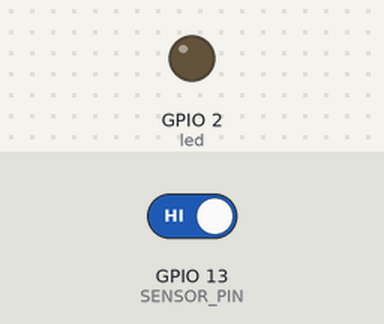
A sketch run on a simulated ESP8266 (NodeMCU). Shown: output pins drawn as LEDs (lit = HIGH). Inputs (shaded band) come from the test bench; at power-on: GPIO 13 (SENSOR_PIN) HIGH. Random numbers use the default seed unless the sketch sets one; what the sketch prints to the serial monitor is not drawn.

Above: at 2.1 s.
At 3.9 s:
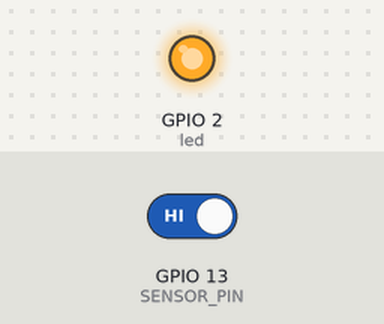
Timing chart, 0 to 5.4 s (numbered marks = the images above):
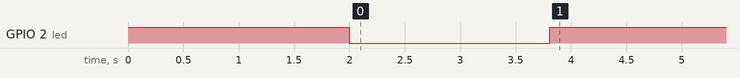

The sketch:

giger-counter-espnow.ino
```cpp
#define DEBUG 1

const int led = 2;
int ledStatus = 0;
char payload[32];
unsigned long lastTime = 0;
unsigned long timerDelay = 5000;
uint8_t broadcastAddress[] = {0xFF, 0xFF, 0xFF, 0xFF, 0xFF, 0xFF};

#define SENSOR_PIN 13
#define MEASUREMENT_SECS 60

volatile unsigned int newTicks = 0;
unsigned int ticksLog[MEASUREMENT_SECS];
unsigned int tickCountsLog[MEASUREMENT_SECS];
int logsIndex = -1;
unsigned int ticksCount = 0;
unsigned int ticksCountPerSec = 0;
unsigned long tickCountsLogSum = 0;
unsigned long lastTickLogsUpdateTime = 0;
unsigned long lastVoltageReadTime = 0;

String message;

#include <ESP8266WiFi.h>
#include <espnow.h>

// callback function that will be executed when data is received
void OnDataRecv(uint8_t * mac, uint8_t *incomingData, uint8_t len) {

}

// callback function that will be executed when data is sent
void OnDataSent(uint8_t *mac_addr, uint8_t sendStatus) {

}

void ICACHE_RAM_ATTR sensorISR() {
  newTicks++;
}

void setup() {

  // led on
  pinMode(led, OUTPUT);
  digitalWrite(led, HIGH);
  delay(2000);

  // led off
  digitalWrite(led, LOW);

  // sensor pin
  pinMode(SENSOR_PIN, INPUT);

  // serial
  Serial.begin(115200);
  delay(random(1000,5000));

  // set device as a Wi-Fi station
  WiFi.mode(WIFI_STA);
  WiFi.disconnect();

  // init ESP-NOW
  if (esp_now_init() != 0) {
    Serial.println("error initializing ESP-NOW");
    delay(1000);
    ESP.restart();
  }

  // once ESP-NOW is successfully initalized, register callbacks
  esp_now_set_self_role(ESP_NOW_ROLE_COMBO);
  esp_now_register_recv_cb(OnDataRecv);
  esp_now_register_send_cb(OnDataSent);

  // register peer(s)
  esp_now_add_peer(broadcastAddress, ESP_NOW_ROLE_COMBO, 1, NULL, 0);

  // led off
  digitalWrite(led, HIGH);

  // rad interrupt
  attachInterrupt(digitalPinToInterrupt(SENSOR_PIN), sensorISR, FALLING);

}

void loop() {

  unsigned int _newTicks = newTicks;
  newTicks = 0;

  updateTicks(_newTicks);
  updateTickLogs();

  boolean hasNewTicks = (_newTicks > 0);


  if ((millis() - lastTime) > timerDelay) {

    message = String("PING,RADD,CPM,") + ticksCount;
    message.toCharArray(payload, message.length() + 1);

    esp_now_send(broadcastAddress, (uint8_t *) &payload, sizeof(payload));

    Serial.print("CPM: ");
    Serial.println(ticksCount);

    lastTime = millis();
  }

}

void updateTicks(unsigned int newValue) {
  ticksCountPerSec += newValue;
  ticksCount += newValue;
}

void updateTickLogs() {
  if(!isTimeOut(lastTickLogsUpdateTime, 1000)) {
    return;
  }

  if(logsIndex < (MEASUREMENT_SECS - 1)) {
    logsIndex++;
  } else {
    ticksCount -= ticksLog[0];
    tickCountsLogSum -= tickCountsLog[0];

    for(byte i = 1; i <= logsIndex; i++) {
      ticksLog[i - 1] = ticksLog[i];
      tickCountsLog[i - 1] = tickCountsLog[i];
    }
  }

  ticksLog[logsIndex] = ticksCountPerSec;
  ticksCountPerSec = 0;

  tickCountsLog[logsIndex] = ticksCount;

  tickCountsLogSum += ticksCount;
}

boolean isTimeOut(unsigned long& lastTimestamp, unsigned long duration) {
  unsigned long currentTimestamp = millis();

  if((currentTimestamp - lastTimestamp) < duration) {
    return false;
  }

  lastTimestamp = currentTimestamp;

  return true;
}
```
